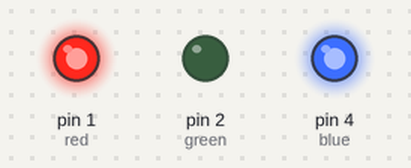
The sketch below on a simulated Arduino Uno, built with avr-gcc and run on an emulated ATmega328P. On the bench: output pins drawn as LEDs (lit = HIGH).

Above: at 0.1 s.
Timing chart, 0 to 1.6 s (numbered marks = the images above):
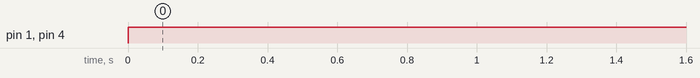

Measured:
- by itself, pin 1 (red), pin 4 (blue): LOW → HIGH at 0.00 s

The sketch:

sketch_feb14b.ino
```cpp
int green = 2;
int red = 1;
int blue = 4;
void setup() {
  // put your setup code here, to run once:
pinMode(red,OUTPUT);
pinMode(red,OUTPUT);
pinMode(blue,OUTPUT);
}

void loop() {
  // put your main code here, to run repeatedly:
analogWrite(red, 255);
analogWrite(green,100);
analogWrite(blue,150);
}
```
